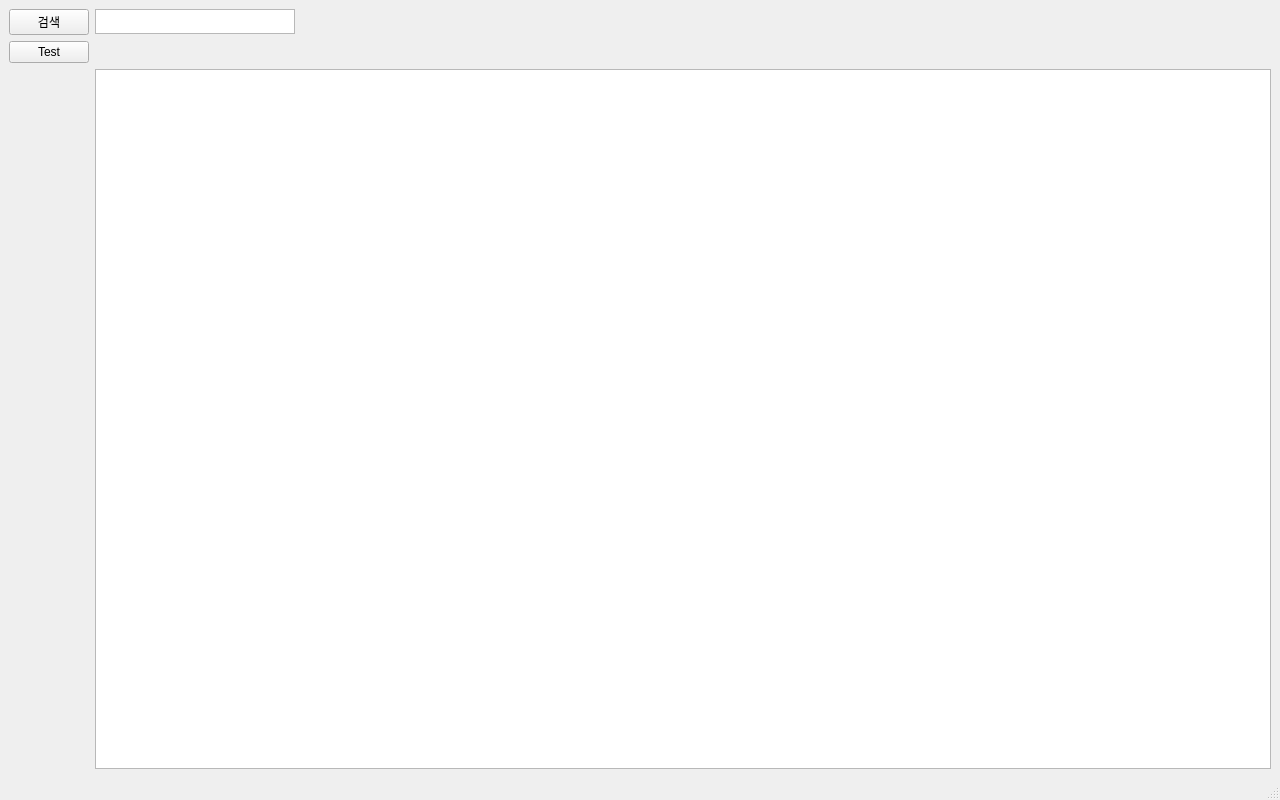
<?xml version="1.0" encoding="UTF-8"?>
<ui version="4.0">
 <class>MainWindow</class>
 <widget class="QMainWindow" name="MainWindow">
  <property name="enabled">
   <bool>true</bool>
  </property>
  <property name="geometry">
   <rect>
    <x>0</x>
    <y>0</y>
    <width>1280</width>
    <height>800</height>
   </rect>
  </property>
  <property name="maximumSize">
   <size>
    <width>1280</width>
    <height>800</height>
   </size>
  </property>
  <property name="windowTitle">
   <string>MainWindow</string>
  </property>
  <widget class="QWidget" name="centralwidget">
   <property name="sizePolicy">
    <sizepolicy hsizetype="Expanding" vsizetype="Expanding">
     <horstretch>0</horstretch>
     <verstretch>0</verstretch>
    </sizepolicy>
   </property>
   <layout class="QGridLayout" name="gridLayout_4">
    <item row="0" column="0">
     <layout class="QGridLayout" name="gridLayout_3">
      <item row="3" column="1">
       <widget class="QTableView" name="TvMes"/>
      </item>
      <item row="0" column="1">
       <widget class="QTextBrowser" name="textBrowser">
        <property name="maximumSize">
         <size>
          <width>200</width>
          <height>25</height>
         </size>
        </property>
       </widget>
      </item>
      <item row="0" column="0">
       <widget class="QPushButton" name="BtnGetLog">
        <property name="text">
         <string>검색</string>
        </property>
       </widget>
      </item>
      <item row="2" column="0">
       <widget class="QPushButton" name="BtnTest">
        <property name="text">
         <string>Test</string>
        </property>
       </widget>
      </item>
     </layout>
    </item>
   </layout>
  </widget>
  <widget class="QMenuBar" name="menubar">
   <property name="geometry">
    <rect>
     <x>0</x>
     <y>0</y>
     <width>1280</width>
     <height>21</height>
    </rect>
   </property>
  </widget>
  <widget class="QStatusBar" name="statusbar"/>
 </widget>
 <resources/>
 <connections/>
</ui>
